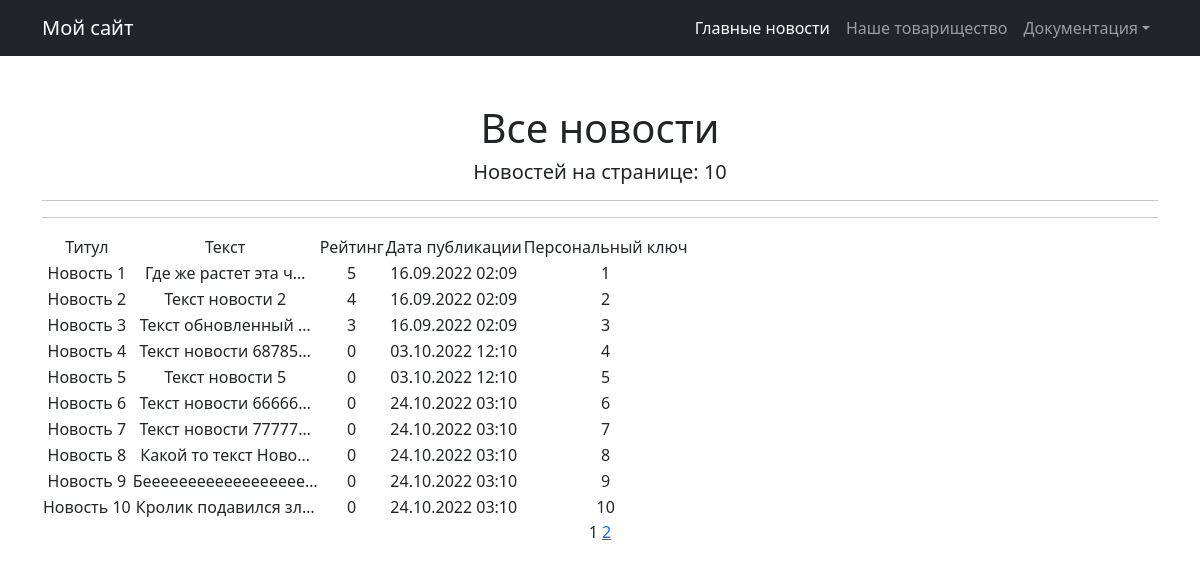
The page /news/ on the database as committed earlier.
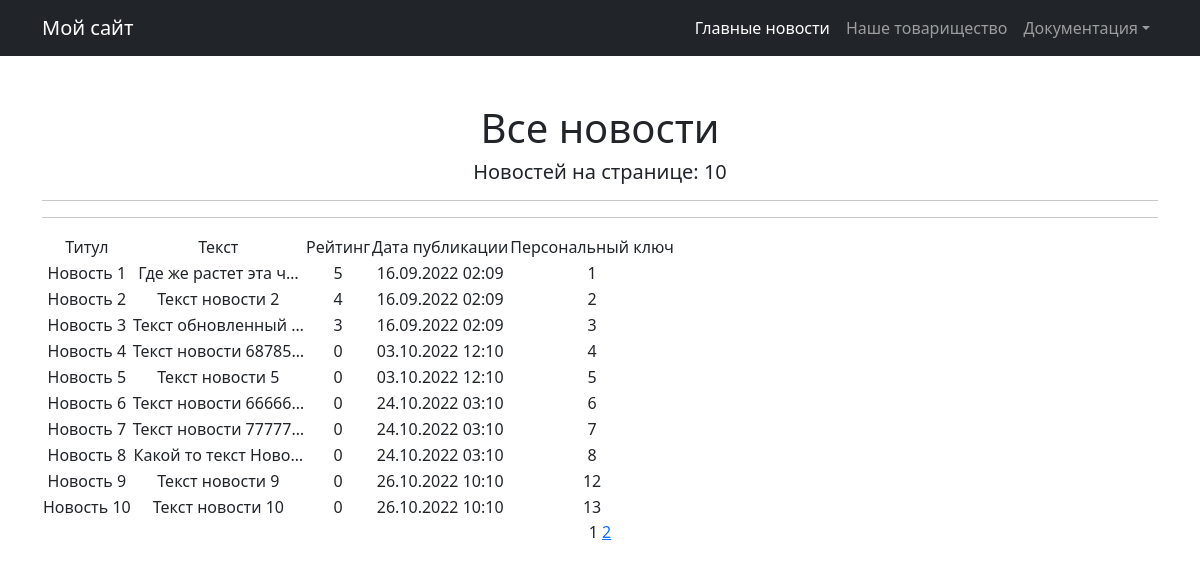
The same page on the database as committed later.
### new/models.py (models this page shows, shortened)
class Post(models.Model):
    author_post = models.ForeignKey(Author, on_delete=models.CASCADE)
    NEWS = 'NW'
    ARTICLE = 'AR'
    CATEGORY_CHOICES =  (
        ( NEWS, 'НОВОСТЬ'),
        (ARTICLE, 'СТАТЬЯ')
    )
    categoryType = models.CharField(max_length=2, choices=CATEGORY_CHOICES, default=ARTICLE)
    dataCreation = models.DateTimeField(auto_now_add=True)
    postCategory = models.ManyToManyField(Category, through='PostCategory')
    title = models.CharField(max_length=128)
    text = models.TextField()
    rating = models.SmallIntegerField(default=0)

### new/views.py (the view)
# urls.py: path('', PostList.as_view()),
class PostList(ListView):
    model = Post
    template_name = 'News.html'
    context_object_name = 'Post'
    paginate_by = 10
    def get_queryset(self):
        queryset = super().get_queryset()
        self.filterset = PostFilter(self.request.GET, queryset)
        return self.filterset.qs
    def get_context_data(self, **kwargs):
        context = super().get_context_data(**kwargs)
        context['filterset'] = self.filterset
        return context

### templates/News.html (shortened to what this page needs)
{% extends 'flatpages/default.html' %}
{% block content %}
<h1>Все новости</h1>
   <h5>Новостей на странице: {{ Post|length }}</h5>
    <hr>
   <hr>
   {% if Post %}
       <table>
           <tr>
               <td>Титул</td>
               <td>Текст</td>
               <td>Рейтинг</td>
               <td>Дата публикации</td>
               <td>Персональный ключ</td>
           </tr>
           {% for Post in Post %}
           <tr>
               <td>{{ Post.title }}</td>
               <td>{{ Post.text|truncatechars:20 }}</td>
               <td>{{ Post.rating }}</td>
               <td>{{ Post.dataCreation|date:'d.m.Y h:m'}}</td>
               <td>{{ Post.pk}}</td>
               <td>
                </td>
           </tr>
           {% endfor %}
       </table>
   {% else %}
       <h2>Новостей нет!</h2>
   {% endif %}
   {{ page_obj.number }}
   {% if page_obj.has_next %}
       <a href="?page={{ page_obj.next_page_number }}">{{ page_obj.next_page_number }}</a>
   {% endif %}
{% endblock content %}

### templates/flatpages/default.html (shortened to what this page needs)
<!DOCTYPE html>
<html lang="en">
    <head>
        {% load static %}
        <link href="{% static 'css/styles.css' %}" rel="stylesheet" />
    </head>
    <body>
        <nav class="navbar navbar-expand-lg navbar-dark bg-dark">
            <div class="container">
                <a class="navbar-brand" href="#">Мой сайт</a>
                <div class="collapse navbar-collapse" id="navbarSupportedContent">
                    <ul class="navbar-nav ms-auto mb-2 mb-lg-0">
                        <li class="nav-item"><a class="nav-link active" aria-current="page" href="#">Главные новости</a></li>
                        <li class="nav-item"><a class="nav-link" href="#">Наше товарищество</a></li>
                        <li class="nav-item dropdown">
                            <a class="nav-link dropdown-toggle" id="navbarDropdown" href="#" role="button" data-bs-toggle="dropdown" aria-expanded="false">Документация</a>
                        </li>
                    </ul>
                </div>
            </div>
        </nav>
        <div class="container">
            <div class="text-center mt-5">
                {% block content %}{% endblock content %}
            </div>
        </div>
    </body>
</html>

Rows that differ between the two databases and show on the page:
removed Post: title "Новость 9", text "Бееееееееееееееееее…", rating "0", dataCreation "24.10.2022 03:10", pk "9"
removed Post: title "Новость 10", text "Кролик подавился зл…", rating "0", dataCreation "24.10.2022 03:10", pk "10"
added Post: title "Новость 9", text "Текст новости 9", rating "0", dataCreation "26.10.2022 10:10", pk "12"
added Post: title "Новость 10", text "Текст новости 10", rating "0", dataCreation "26.10.2022 10:10", pk "13"
